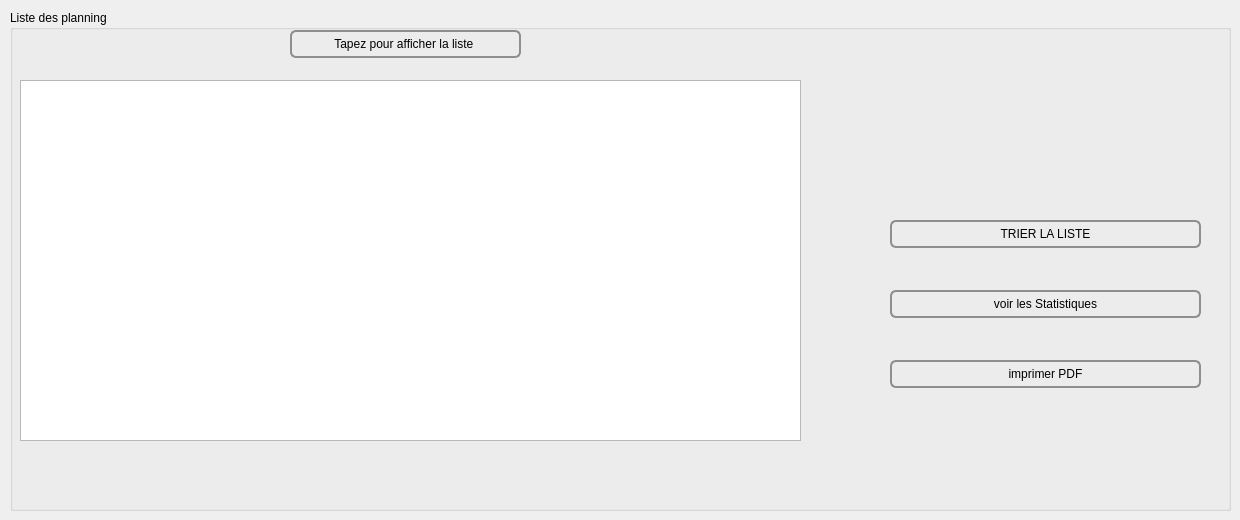
        <widget class="QWidget" name="tab_12">
         <attribute name="title">
          <string>Afficher</string>
         </attribute>
         <widget class="QGroupBox" name="groupBox_11">
          <property name="geometry">
           <rect>
            <x>10</x>
            <y>10</y>
            <width>1221</width>
            <height>501</height>
           </rect>
          </property>
          <property name="title">
           <string>Liste des planning</string>
          </property>
          <widget class="QPushButton" name="imprimer_planning">
           <property name="geometry">
            <rect>
             <x>880</x>
             <y>350</y>
             <width>311</width>
             <height>28</height>
            </rect>
           </property>
           <property name="styleSheet">
            <string notr="true">QPushButton {
    border: 2px solid #8f8f91;
    border-radius: 6px;
    background-color: qlineargradient(x1: 0, y1: 0, x2: 0, y2: 1,
                                      stop: 0 #f6f7fa, stop: 1 #dadbde);
    min-width: 80px;
}

QPushButton:pressed {
    background-color: qlineargradient(x1: 0, y1: 0, x2: 0, y2: 1,
                                      stop: 0 #dadbde, stop: 1 #f6f7fa);
}

QPushButton:flat {
    border: none; /* no border for a flat push button */
}

QPushButton:default {
    border-color: navy; /* make the default button prominent */
}</string>
           </property>
           <property name="text">
            <string>imprimer PDF</string>
           </property>
           <property name="icon">
            <iconset resource="imagee.qrc">
             <normaloff>:/pdf.png</normaloff>:/pdf.png</iconset>
           </property>
          </widget>
          <widget class="QPushButton" name="pushButton_2">
           <property name="geometry">
            <rect>
             <x>880</x>
             <y>210</y>
             <width>311</width>
             <height>28</height>
            </rect>
           </property>
           <property name="styleSheet">
            <string notr="true">QPushButton {
	
    border: 2px solid #8f8f91;
    border-radius: 6px;
    background-color: qlineargradient(x1: 0, y1: 0, x2: 0, y2: 1,
                                      stop: 0 #f6f7fa, stop: 1 #dadbde);
    min-width: 80px;
}

QPushButton:pressed {
    background-color: qlineargradient(x1: 0, y1: 0, x2: 0, y2: 1,
                                      stop: 0 #dadbde, stop: 1 #f6f7fa);
}

QPushButton:flat {
    border: none; /* no border for a flat push button */
}

QPushButton:default {
    border-color: navy; /* make the default button prominent */
}</string>
           </property>
           <property name="text">
            <string>TRIER LA LISTE</string>
           </property>
           <property name="icon">
            <iconset resource="imagee.qrc">
             <normaloff>:/tri.png</normaloff>:/tri.png</iconset>
           </property>
          </widget>
          <widget class="QPushButton" name="statistique">
           <property name="geometry">
            <rect>
             <x>880</x>
             <y>280</y>
             <width>311</width>
             <height>28</height>
            </rect>
           </property>
           <property name="styleSheet">
            <string notr="true">QPushButton {
    border: 2px solid #8f8f91;
    border-radius: 6px;
    background-color: qlineargradient(x1: 0, y1: 0, x2: 0, y2: 1,
                                      stop: 0 #f6f7fa, stop: 1 #dadbde);
    min-width: 80px;
}

QPushButton:pressed {
    background-color: qlineargradient(x1: 0, y1: 0, x2: 0, y2: 1,
                                      stop: 0 #dadbde, stop: 1 #f6f7fa);
}

QPushButton:flat {
    border: none; /* no border for a flat push button */
}

QPushButton:default {
    border-color: navy; /* make the default button prominent */
}</string>
           </property>
           <property name="text">
            <string>voir les Statistiques</string>
           </property>
           <property name="icon">
            <iconset resource="imagee.qrc">
             <normaloff>:/stat.png</normaloff>:/stat.png</iconset>
           </property>
          </widget>
          <widget class="QPushButton" name="afficher_plann">
           <property name="geometry">
            <rect>
             <x>280</x>
             <y>20</y>
             <width>231</width>
             <height>28</height>
            </rect>
           </property>
           <property name="styleSheet">
            <string notr="true">QPushButton {
    border: 2px solid #8f8f91;
    border-radius: 6px;
    background-color: qlineargradient(x1: 0, y1: 0, x2: 0, y2: 1,
                                      stop: 0 #f6f7fa, stop: 1 #dadbde);
    min-width: 80px;
}

QPushButton:pressed {
    background-color: qlineargradient(x1: 0, y1: 0, x2: 0, y2: 1,
                                      stop: 0 #dadbde, stop: 1 #f6f7fa);
}

QPushButton:flat {
    border: none; /* no border for a flat push button */
}

QPushButton:default {
    border-color: navy; /* make the default button prominent */
}</string>
           </property>
           <property name="text">
            <string>Tapez pour afficher la liste </string>
           </property>
          </widget>
          <widget class="QTableView" name="tab_planning">
           <property name="geometry">
            <rect>
             <x>10</x>
             <y>70</y>
             <width>781</width>
             <height>361</height>
            </rect>
           </property>
           <property name="styleSheet">
            <string notr="true">QTableView {
    selection-background-color: qlineargradient(x1: 0, y1: 0, x2: 0.5, y2: 0.5,
                                stop: 0 #FF92BB, stop: 1 white);
}
</string>
           </property>
          </widget>
          <widget class="QLabel" name="label_45">
           <property name="geometry">
            <rect>
             <x>960</x>
             <y>30</y>
             <width>171</width>
             <height>121</height>
            </rect>
           </property>
           <property name="styleSheet">
            <string notr="true">image: url(:/liste.png);</string>
           </property>
           <property name="text">
            <string/>
           </property>
          </widget>
         </widget>
        </widget>
